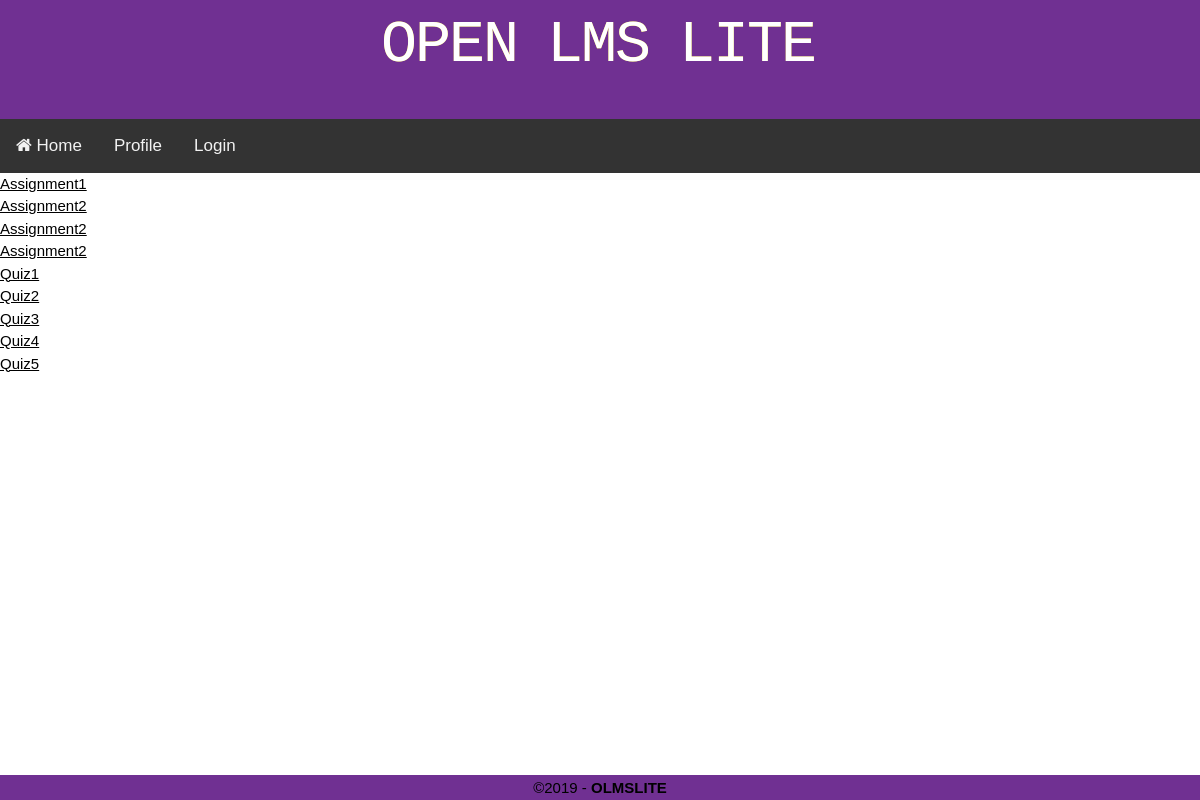
The app's page /courses/1/quizes/, older data.
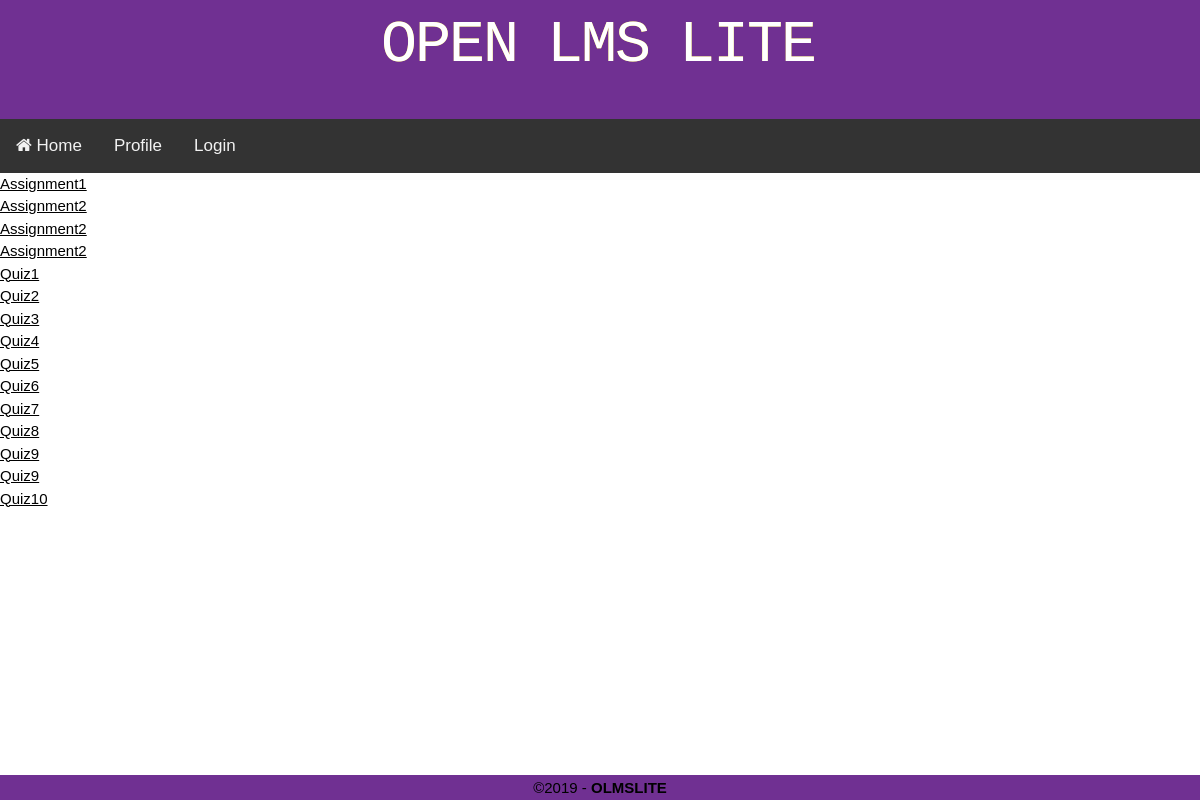
The same page, newer data.
### courses/models.py (models this page shows, shortened)
class Assignment(models.Model):
	assignment_name = models.CharField(max_length=255, blank=True)
	open_date		= models.DateTimeField(blank=True)
	due_date		= models.DateTimeField(blank=True)
	prof			= models.ForeignKey('accounts.Professor', on_delete=models.CASCADE)
	course_id		= models.ForeignKey('courses.Course', on_delete=models.CASCADE)
	grade			= models.BigIntegerField(blank=True, default=0)
	TYPE_CHOICES = (
		(2, 'homework'),
		(1, 'survey'),
		(0, 'quiz'),
	)
	type 			= models.SmallIntegerField(choices=TYPE_CHOICES, blank=True)

class Quiz(Assignment):
	grade_viewable = models.BooleanField()
	file = models.FileField(upload_to='quiz', blank=True)

class Assignment(models.Model):
	assignment_name = models.CharField(max_length=255, blank=True)
	open_date		= models.DateTimeField(blank=True)
	due_date		= models.DateTimeField(blank=True)
	prof			= models.ForeignKey('accounts.Professor', on_delete=models.CASCADE)
	course_id		= models.ForeignKey('courses.Course', on_delete=models.CASCADE)
	grade			= models.BigIntegerField(blank=True, default=0)
	TYPE_CHOICES = (
		(2, 'homework'),
		(1, 'survey'),
		(0, 'quiz'),
	)
	type 			= models.SmallIntegerField(choices=TYPE_CHOICES, blank=True)

### courses/views.py (the view)
# urls.py: path('courses/<int:cid>/quizes/',courseView.quiz_list_view, name='quiz_list' ),
def quiz_list_view(request, cid):
	context_dict = {}
	quizzes = Course.objects.get(id=cid).quizes.all()
	context_dict['quizzes'] = quizzes
	return render(request, 'quiz_list_page.html', context_dict)

### templates/quiz_list_page.html
{% extends 'base.html' %}
{% block content %}
    <ul>
    {% for Quiz in quizzes %}
        <li><a href="{%  url 'quiz_page' cid=Quiz.course_id.id id=Quiz.id %} ">{{ Quiz.assignment_name }}</a></li>
    {% endfor %}
    </ul>
{% endblock content %}

### templates/base.html (shortened to what this page needs)
{% load static %}
<!doctype html>
<html lang="en-US">
<head>
	<link rel="stylesheet" href="https://cdnjs.cloudflare.com/ajax/libs/font-awesome/4.7.0/css/font-awesome.min.css">
    <link rel="stylesheet" type = "text/css" href="{% static '/css/main.css' %}">
    <link rel="stylesheet" type = "text/css" href="{% static '/css/w3.css' %}">
    <link rel="stylesheet" type = "text/css" href="{% static '/css/logo.css' %}">
</head>
<body>
  <header id="titlebar">
  	<a href={% url 'index' %}>
        <pre class="logo" id="logo"><div class="wrapper" style="width: 34px; height: 90px; top: 0px;"><span class="letter-1">O</span><span class="letter-2">O</span></div><div class="wrapper" style="width: 34px; height: 90px; top: 0px;"><span class="letter-1">P</span><span class="letter-2">P</span></div><div class="wrapper" style="width: 34px; height: 90px; top: 0px;"><span class="letter-1">E</span><span class="letter-2">E</span></div><div class="wrapper" style="width: 34px; height: 90px; top: 0px;"><span class="letter-1">N</span><span class="letter-2">N</span></div><div class="wrapper" style="width: 30px; height: 0px; top: 0px;"></div><div class="wrapper" style="width: 34px; height: 90px; top: 0px;"><span class="letter-1">L</span><span class="letter-2">L</span></div><div class="wrapper" style="width: 34px; height: 90px; top: 0px;"><span class="letter-1">M</span><span class="letter-2">M</span></div><div class="wrapper" style="width: 34px; height: 90px; top: 0px;"><span class="letter-1">S</span><span class="letter-2">S</span></div><div class="wrapper" style="width: 30px; height: 0px; top: 0px;"></div><div class="wrapper" style="width: 34px; height: 90px; top: 0px;"><span class="letter-1">L</span><span class="letter-2">L</span></div><div class="wrapper" style="width: 34px; height: 90px; top: 0px;"><span class="letter-1">I</span><span class="letter-2">I</span></div><div class="wrapper" style="width: 34px; height: 90px; top: 0px;"><span class="letter-1">T</span><span class="letter-2">T</span></div><div class="wrapper" style="width: 34px; height: 90px; top: 0px;"><span class="letter-1">E</span><span class="letter-2">E</span></div></pre>
  {% block navbar %}
    <nav>
       <div class="topnav" id="myTopnav">
       <a href="{% url 'index' %}"><i class="fa fa-home"></i> Home</a>
          <a href="{% url 'profile' %}">Profile</a>
          {% if user.is_authenticated %}
              <a href="{% url 'logout' %}">Logout</a>
          {% else %}
            <a href="{% url 'login' %}">Login</a>
          {% endif %}
      </div>
    </nav>
  {% endblock navbar %}
  </header>
  {% block content %}
  {% endblock content %}
  <footer>
	<div class="copyright">&copy;2019 - <strong>OLMSLITE</strong></div>
  </footer>
</body>
</html>

### static/css/main.css (style rules this page uses)
* { box-sizing: border-box; margin: 0; padding: 0; outline: 0; font-size: 100%; vertical-align: baseline; background: transparent; }
body { margin: 0; font-family: Arial, Helvetica, sans-serif; }
a pre { margin: auto; margin-left: auto; }
footer { text-align: center; height: 25px; line-height: 25px; z-index:-1; bottom:0; width:100%; display:block; }
.logo { font-size: 60px; width: fit-content; color: #eaeaea; }
.topnav { overflow: hidden; background-color: #333; }
.topnav a { float: left; display: block; color: #f2f2f2; text-align: center; padding: 14px 16px; text-decoration: none; font-size: 17px; }
#titlebar { background-color: #703092; text-align: center; }
.copyright { text-align: center; background-color: #703092; height: 25px; line-height: 25px; position:fixed;bottom:0; width:100%; display:block; }

### static/css/w3.css (style rules this page uses)
html { box-sizing:border-box }
*,*:before,*:after { box-sizing:inherit }
html { -ms-text-size-adjust:100%;-webkit-text-size-adjust:100% }
body { margin:0 }
article,aside,details,figcaption,figure,footer,header,main,menu,nav,section,summary { display:block }
a { background-color:transparent;-webkit-text-decoration-skip:objects }
code,kbd,pre,samp { font-family:monospace,monospace;font-size:1em }
html,body { font-family:Verdana,sans-serif;font-size:15px;line-height:1.5 }
html { overflow-x:hidden }
a { color:inherit }

### static/css/logo.css (style rules this page uses)
#logo .wrapper { display: inline-block; top: -900px; position: relative; width: 90px; transition: ease 0.1s all; }
#logo .wrapper span { position: absolute; top: 0; right: 0; transition: ease 0.1s all; }
#logo .wrapper span.letter-2 { color: rgba(255, 252, 0, 0.84); }
#logo .wrapper span.letter-1 { color: rgb(255, 255, 255); z-index: 1; }

Row changes from the older to the newer data that the page shows:
added Quiz: assignment_name "Quiz6"
added Quiz: assignment_name "Quiz7"
added Quiz: assignment_name "Quiz8"
added Quiz: assignment_name "Quiz9"
added Quiz: assignment_name "Quiz9"
added Quiz: assignment_name "Quiz10"
